Frame 1 (no input): blank canvas, image omitted
Frame 60 (no input): blank canvas, image omitted
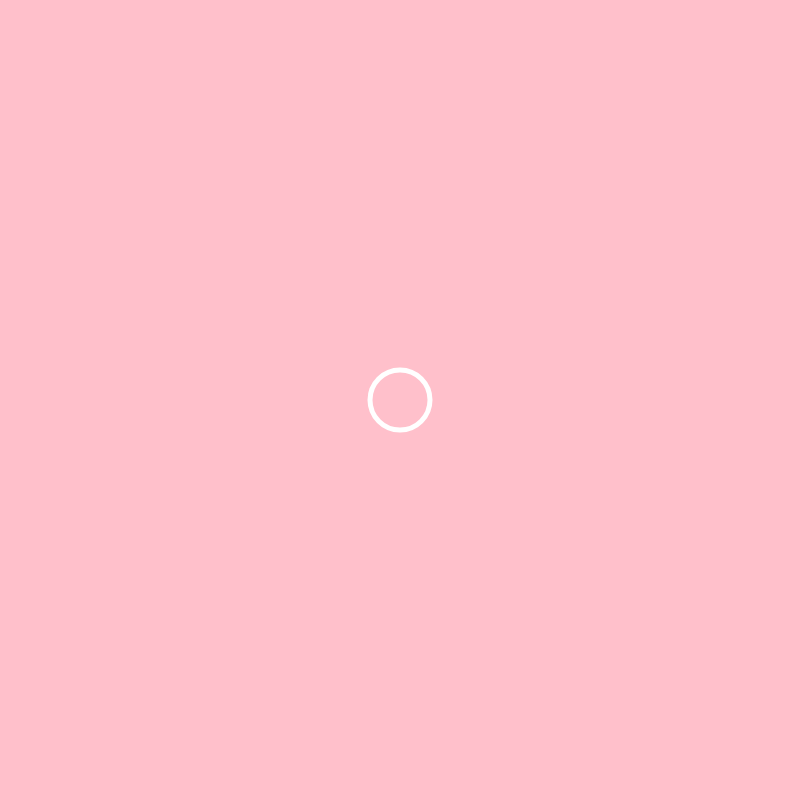
Frame 120 (the mouse pressed at the canvas centre since frame 60)

The p5.js sketch whose frames 1 and 60 were blank and that drew this single picture after the mouse press (run headless with seeded random() and noise() and a simulated clock; from frame 60 on, the mouse is pressed at the canvas centre):

// p5.js sketch
// ── sketch.js
let ripple_x = 0;
let ripple_y = 0;
let ripple_d = 50;

let ripplers = [];

class Rippler{
  constructor(x,y){
    this.x = x,
    this.y = y,
    this.d = 0
  }
  drawcircle(){
    this.d += 1;
    circle(this.x, this.y, this.d);
  }
}

function setup() {
  createCanvas(800, 800);
}

function draw() {
  background("#FFC0CB");
  stroke("white");
  strokeWeight(5);
  noFill();

  for(let i = 0; i < ripplers.length; i++){
    ripplers[i].drawcircle();

  }

}

function mousePressed(){
  
  ripple_x = mouseX;
  ripple_y = mouseY;
  ripple_d = 0;

  ripplers.push(new Rippler(mouseX, mouseY));

}
